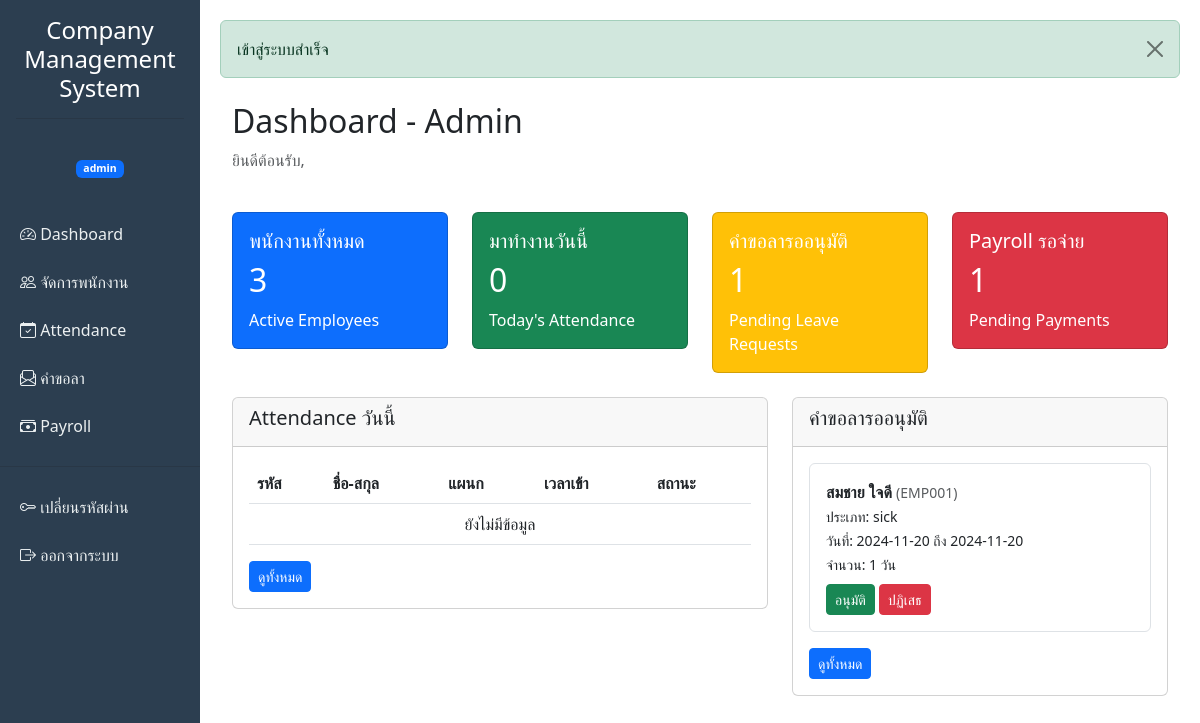
Page /admin/dashboard.php (signed in) on the committed database.
### tables this page shows
CREATE TABLE leave_requests (
    id INT AUTO_INCREMENT PRIMARY KEY,
    employee_id INT NOT NULL,
    leave_type ENUM('sick', 'personal', 'vacation', 'other') NOT NULL,
    start_date DATE NOT NULL,
    end_date DATE NOT NULL,
    days INT NOT NULL,
    reason TEXT,
    status ENUM('pending', 'approved', 'rejected') DEFAULT 'pending',
    approved_by INT NULL,
    approved_at TIMESTAMP NULL,
    created_at TIMESTAMP DEFAULT CURRENT_TIMESTAMP,
    updated_at TIMESTAMP DEFAULT CURRENT_TIMESTAMP ON UPDATE CURRENT_TIMESTAMP,
    FOREIGN KEY (employee_id) REFERENCES employees(id) ON DELETE CASCADE,
    FOREIGN KEY (approved_by) REFERENCES users(id) ON DELETE SET NULL,
    INDEX idx_employee (employee_id),
    INDEX idx_status (status),
    INDEX idx_dates (start_date, end_date)
);

CREATE TABLE employees (
    id INT AUTO_INCREMENT PRIMARY KEY,
    employee_code VARCHAR(20) UNIQUE NOT NULL,
    first_name VARCHAR(100) NOT NULL,
    last_name VARCHAR(100) NOT NULL,
    email VARCHAR(100) UNIQUE NOT NULL,
    phone VARCHAR(20),
    department VARCHAR(100),
    position VARCHAR(100),
    hire_date DATE NOT NULL,
    salary DECIMAL(10,2) DEFAULT 0.00,
    status ENUM('active', 'inactive') DEFAULT 'active',
    created_at TIMESTAMP DEFAULT CURRENT_TIMESTAMP,
    updated_at TIMESTAMP DEFAULT CURRENT_TIMESTAMP ON UPDATE CURRENT_TIMESTAMP,
    INDEX idx_employee_code (employee_code),
    INDEX idx_status (status)
);

### config.php (called while the page is built, shortened)
<?php
function h($string) {
    return htmlspecialchars($string, ENT_QUOTES, 'UTF-8');
}
?>

### admin/dashboard.php (the view, shortened to what this page needs)
<?php
require_once '../config.php';
$pdo = getDB();
try {
    $stmt = $pdo->query("SELECT COUNT(*) as total FROM employees WHERE status = 'active'");
    $totalEmployees = $stmt->fetch()['total'];
    $stmt = $pdo->prepare("SELECT COUNT(DISTINCT employee_id) as total FROM attendance WHERE date = CURDATE()");
    $stmt->execute();
    $todayAttendance = $stmt->fetch()['total'];
    $stmt = $pdo->query("SELECT COUNT(*) as total FROM leave_requests WHERE status = 'pending'");
    $pendingLeaves = $stmt->fetch()['total'];
    $stmt = $pdo->query("SELECT COUNT(*) as total FROM payroll WHERE payment_status = 'pending'");
    $pendingPayroll = $stmt->fetch()['total'];
    $stmt = $pdo->prepare("
        SELECT a.*, e.employee_code, e.first_name, e.last_name, e.department
        FROM attendance a
        JOIN employees e ON a.employee_id = e.id
        WHERE a.date = CURDATE()
        ORDER BY a.clock_in DESC
        LIMIT 10
    ");
    $stmt->execute();
    $todayAttendances = $stmt->fetchAll();
    $stmt = $pdo->prepare("
        SELECT lr.*, e.employee_code, e.first_name, e.last_name
        FROM leave_requests lr
        JOIN employees e ON lr.employee_id = e.id
        WHERE lr.status = 'pending'
        ORDER BY lr.created_at DESC
        LIMIT 5
    ");
    $stmt->execute();
    $pendingLeaveRequests = $stmt->fetchAll();
} catch (PDOException $e) {
    error_log($e->getMessage());
}
include '../includes/header.php';
?>
<div class="container-fluid mt-4">
    <div class="row mb-4">
        <div class="col">
            <h2>Dashboard - Admin</h2>
            <p class="text-muted">ยินดีต้อนรับ, <?= h($_SESSION['full_name'] ?: $_SESSION['username']) ?></p>
        </div>
    </div>
    <div class="row mb-4">
        <div class="col-md-3">
            <div class="card text-white bg-primary">
                <div class="card-body">
                    <h5 class="card-title">พนักงานทั้งหมด</h5>
                    <h2><?= $totalEmployees ?></h2>
                    <p class="card-text">Active Employees</p>
                </div>
            </div>
        </div>
        <div class="col-md-3">
            <div class="card text-white bg-success">
                <div class="card-body">
                    <h5 class="card-title">มาทำงานวันนี้</h5>
                    <h2><?= $todayAttendance ?></h2>
                    <p class="card-text">Today's Attendance</p>
                </div>
            </div>
        </div>
        <div class="col-md-3">
            <div class="card text-white bg-warning">
                <div class="card-body">
                    <h5 class="card-title">คำขอลารออนุมัติ</h5>
                    <h2><?= $pendingLeaves ?></h2>
                    <p class="card-text">Pending Leave Requests</p>
                </div>
            </div>
        </div>
        <div class="col-md-3">
            <div class="card text-white bg-danger">
                <div class="card-body">
                    <h5 class="card-title">Payroll รอจ่าย</h5>
                    <h2><?= $pendingPayroll ?></h2>
                    <p class="card-text">Pending Payments</p>
                </div>
            </div>
        </div>
    </div>
    <div class="row">
        <div class="col-md-7">
            <div class="card">
                <div class="card-header">
                    <h5>Attendance วันนี้</h5>
                </div>
                <div class="card-body">
                    <table class="table table-hover">
                        <thead>
                            <tr>
                                <th>รหัส</th>
                                <th>ชื่อ-สกุล</th>
                                <th>แผนก</th>
                                <th>เวลาเข้า</th>
                                <th>สถานะ</th>
                            </tr>
                        </thead>
                        <tbody>
                            <?php if (empty($todayAttendances)): ?>
                                <tr><td colspan="5" class="text-center">ยังไม่มีข้อมูล</td></tr>
                            <?php endif; ?>
                        </tbody>
                    </table>
                    <a href="attendance_list.php" class="btn btn-sm btn-primary">ดูทั้งหมด</a>
                </div>
            </div>
        </div>
        <div class="col-md-5">
            <div class="card">
                <div class="card-header">
                    <h5>คำขอลารออนุมัติ</h5>
                </div>
                <div class="card-body">
                    <?php if (empty($pendingLeaveRequests)): ?>
                        <p class="text-center text-muted">ไม่มีคำขอลารออนุมัติ</p>
                    <?php else: ?>
                        <?php foreach ($pendingLeaveRequests as $leave): ?>
                            <div class="mb-3 p-3 border rounded">
                                <strong><?= h($leave['first_name'] . ' ' . $leave['last_name']) ?></strong>
                                <small class="text-muted">(<?= h($leave['employee_code']) ?>)</small>
                                <br>
                                <small>ประเภท: <?= h($leave['leave_type']) ?></small><br>
                                <small>วันที่: <?= h($leave['start_date']) ?> ถึง <?= h($leave['end_date']) ?></small><br>
                                <small>จำนวน: <?= h($leave['days']) ?> วัน</small>
                                <div class="mt-2">
                                    <a href="leave_approve.php?id=<?= $leave['id'] ?>" class="btn btn-sm btn-success">อนุมัติ</a>
                                    <a href="leave_reject.php?id=<?= $leave['id'] ?>" class="btn btn-sm btn-danger">ปฏิเสธ</a>
                                </div>
                            </div>
                        <?php endforeach; ?>
                    <?php endif; ?>
                    <a href="leave_requests.php" class="btn btn-sm btn-primary">ดูทั้งหมด</a>
                </div>
            </div>
        </div>
    </div>
</div>
<?php include '../includes/footer.php'; ?>

### rows in the picture
leave_requests: employee.last_name "สมชาย ใจดี", employee.employee_code "EMP001", leave_type "sick", start_date "2024-11-20", end_date "2024-11-20", days "1"

### other values in the picture
APP_NAME "Company Management System"
$_SESSION['role'] "admin"
$flash['message'] "เข้าสู่ระบบสำเร็จ"
$totalEmployees "3"
$todayAttendance "0"
$pendingLeaves "1"
$pendingPayroll "1"
